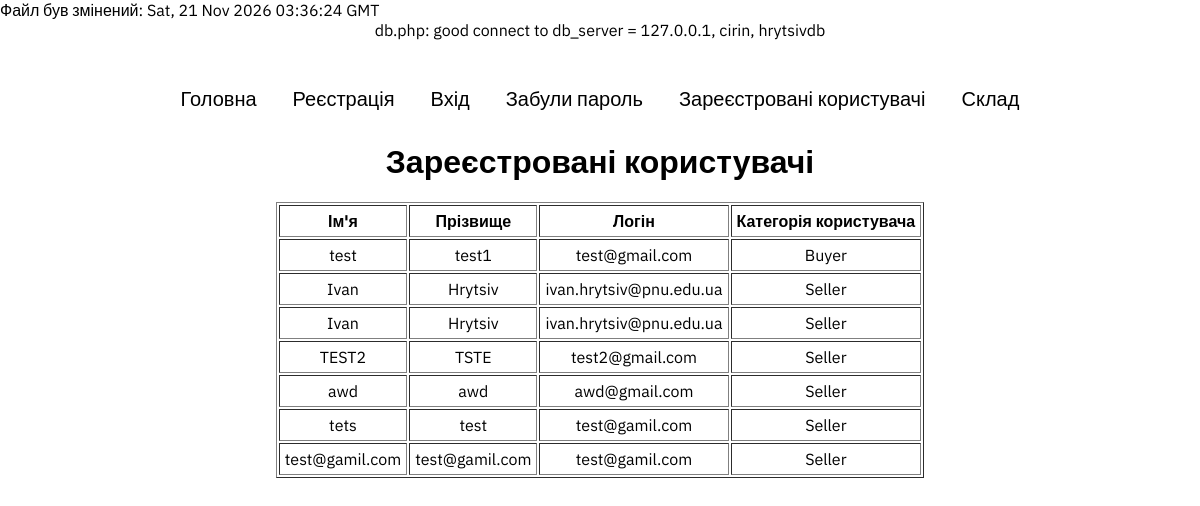
The app's page /lab11_hrytsiv/registered-users.php with its own data.
### tables this page shows
CREATE TABLE `hrytsiv_users` (
  `id` int NOT NULL,
  `first_name` varchar(50) NOT NULL,
  `last_name` varchar(50) NOT NULL,
  `login` varchar(100) NOT NULL,
  `password` varchar(100) NOT NULL,
  `repeat_password` varchar(100) NOT NULL,
  `user_category` enum('Seller','Buyer') NOT NULL
);

### lab11_hrytsiv/registered-users.php (the view, shortened to what this page needs)
<?php
require '../components/header.php';
include_once '../db copy.php';
$db_server->set_charset("utf8");
?>
<?php
include_once 'action.php';
?>
<h1>Зареєстровані користувачі</h1>
<br>
<?php
$query = "SELECT first_name, last_name, login, user_category FROM hrytsiv_users";
$result = mysqli_query($db_server, $query);
$resultCheck = mysqli_num_rows($result);
echo "<div class='table'>";
echo "<table border='1'>";
echo "<tr><th>Ім'я</th><th>Прізвище</th><th>Логін</th><th>Категорія користувача</th></tr>";
if ($resultCheck > 0) {
   while ($row = mysqli_fetch_assoc($result)) {
      echo "<tr><td>" . $row['first_name'] . "</td><td>" . $row['last_name'] . "</td><td>" . $row['login'] . "</td><td>" . $row['user_category'] . "</td></tr>";
   }
}
echo "</table>";
echo "</div>";
?>
<?php
require '../components/footer.php';
?>

### css/style.css (style rules this page uses)
* { margin: 0; padding: 0; box-sizing: border-box; }
html, body { font-family: "IBM Plex Sans", sans-serif; overflow-x: hidden; }
td, th { padding: 5px; }

### records on screen
hrytsiv_users: first_name "test", last_name "test1", login "test@gmail.com", user_category "Buyer"
hrytsiv_users: first_name "Ivan", last_name "Hrytsiv", login "ivan.hrytsiv@pnu.edu.ua", user_category "Seller"
hrytsiv_users: first_name "Ivan", last_name "Hrytsiv", login "ivan.hrytsiv@pnu.edu.ua", user_category "Seller"
hrytsiv_users: first_name "TEST2", last_name "TSTE", login "test2@gmail.com", user_category "Seller"
hrytsiv_users: first_name "awd", last_name "awd", login "awd@gmail.com", user_category "Seller"
hrytsiv_users: first_name "tets", last_name "test", login "test@gamil.com", user_category "Seller"
hrytsiv_users: first_name "test@gamil.com", last_name "test@gamil.com", login "test@gamil.com", user_category "Seller"

### other values on screen
$LastModified "Sat, 21 Nov 2026 03:36:24 GMT"
$db_host "127.0.0.1"
$db_user "cirin"
$db_name "hrytsivdb"
